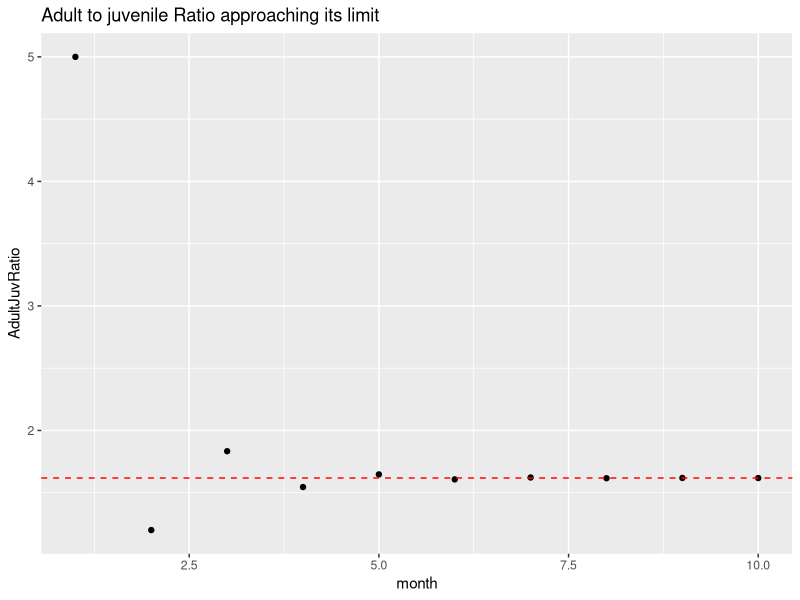
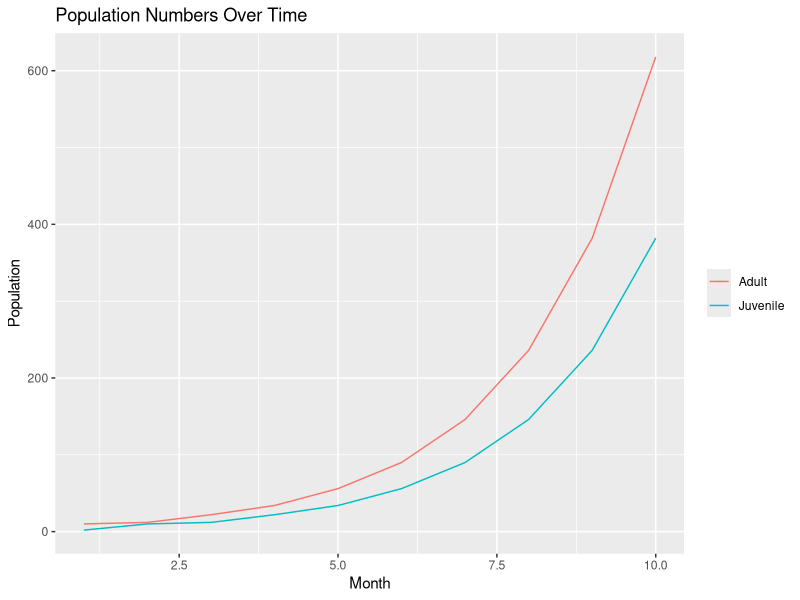

Source code (R) for these figures, in order:
library(ggplot2)

getwd()
setwd("C:/Users/nick/Documents/GitHub/Math489")

rabbits <- read.csv("fibRabbitData.csv")

colnames(rabbits) <- c("month", "juvenile", "adults", "AdultJuvRatio")

rabbit.small <- subset(rabbits, month < 20)
  
ggplot(data = rabbit.small, aes(x = month, y = AdultJuvRatio)) +
  geom_point() +
  geom_hline(aes(yintercept = (1 + sqrt(5))/2), linetype = "dashed", color = "red") +
  ggtitle("Adult to juvenile Ratio approaching its limit")

rabbit.med <- subset(rabbits, month < 15)

ggplot(data = rabbit.med) +
  geom_path(data = rabbit.med, aes(x = month, y =adults, color = "Adult")) +
  geom_path(data = rabbit.med, aes(x = month, y = juvenile, color = "Juvenile")) +
  ylab("Population") +
  xlab("Month")+
  ggtitle("Population Numbers Over Time")+
  theme(legend.title=element_blank())

